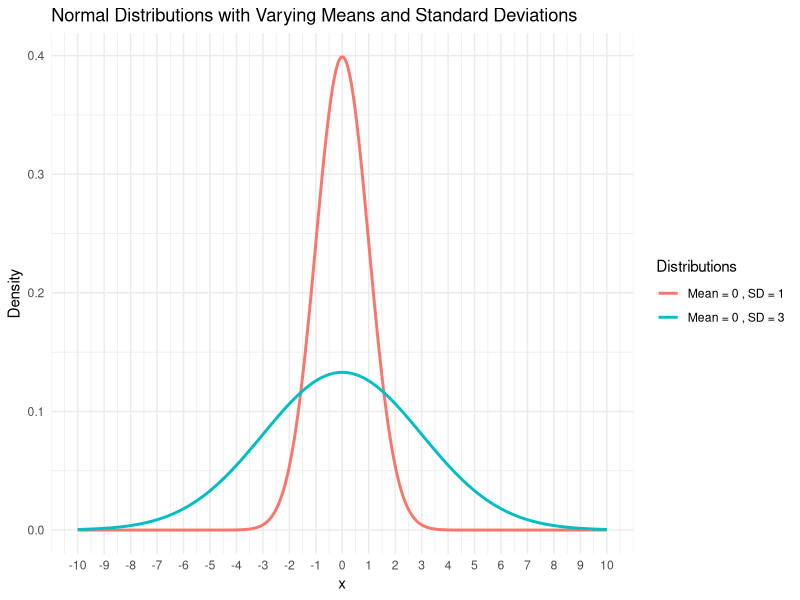

Here is the R script that generated this plot:
# Load necessary library
library(ggplot2)

# Create a data frame with different means and standard deviations
mean_values <- c(0, 0)
sd_values <- c(1, 3)

# Create a sequence of x values
x <- seq(-10, 10, length.out = 1000)

# Create a data frame for plotting
data <- data.frame(x = rep(x, times = length(mean_values)),
                   mean = factor(rep(mean_values, each = length(x))),
                   sd = rep(sd_values, each = length(x)),
                   density = unlist(lapply(1:length(mean_values), function(i) {
                     dnorm(x, mean = mean_values[i], sd = sd_values[i])
                   })))

# Plot with ggplot and custom x-axis ticks
ggplot(data, aes(x = x, y = density, color = paste("Mean =", mean, ", SD =", sd))) +
  geom_line(size = 1) +
  labs(title = "Normal Distributions with Varying Means and Standard Deviations",
       x = "x",
       y = "Density",
       color = "Distributions") +
  scale_x_continuous(breaks = seq(-10, 10, by = 1)) +  # Add more ticks to the x-axis
  theme_minimal()
